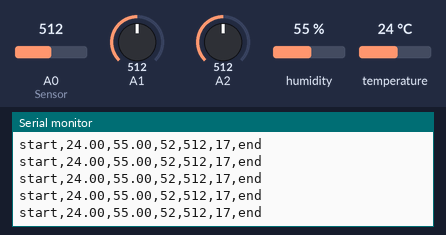
Bench run of a sketch on a simulated Arduino Uno, built with avr-gcc and run on an emulated ATmega328P. Shown: the last lines printed to the serial monitor. The test bench sets the inputs (shaded band); at power-on: A1 = 512, A0 (Sensor) = 512, A2 = 512, humidity 55 %, temperature 24 °C.

Above: at 13.2 s.
13.3 s: A1 set to 896
At 18.0 s:
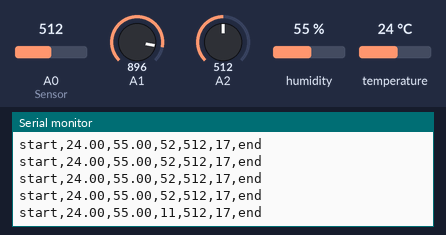
20.2 s: A1 set to 917
At 20.8 s:
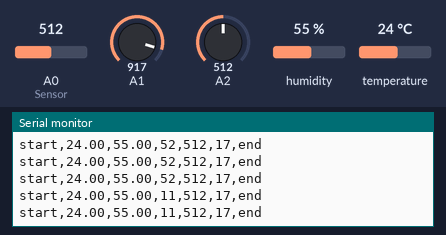
Timing chart, 0 to 23.2 s (numbered marks = the images above; inputs shaded):
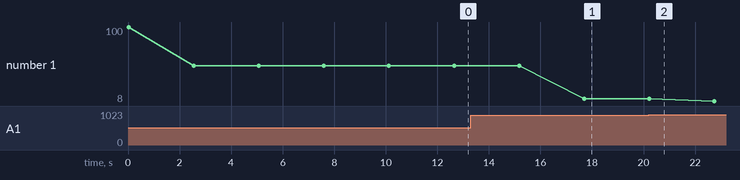

Measured:
- after the input at 13.3 s, the serial monitor: prints a new line after 4.4 s (image 1)
- plotted number 1: 52 → 11 after the input at 13.3 s, 11 → 8 after the input at 20.2 s

The sketch:

sensor_logger.ino
```cpp
const int AirValue = 560;   //you need to replace this value with Value_1
const int WaterValue = 280;  //you need to replace this value with Value_2
int soilMoistureValue = 0;
int soilmoisturepercent=0;
const int LightValue = 75;
const int DarkValue = 1000;
int ldr_value = 0;
int ldr_percent = 0;
#include <dht.h>
dht DHT;

int thermistor_value = 0;
String concat_values = "";

void setup() {
  Serial.begin(9600); // open serial port, set the baud rate to 9600 bps
}
void loop() {
soilMoistureValue = analogRead(A0);  //put Sensor insert into soil
//Serial.println(soilMoistureValue);
soilmoisturepercent = map(soilMoistureValue, AirValue, WaterValue, 0, 100);
ldr_percent = map(ldr_value, DarkValue, LightValue, 0, 100);
int chk = DHT.read11(2);
ldr_value = analogRead(A1);
thermistor_value = analogRead(A2);
if(soilmoisturepercent > 100)
{
  soilmoisturepercent = 100;
  //Serial.println("100 %");
}
else if(soilmoisturepercent <0)
{
  soilmoisturepercent = 0;
//  Serial.println("0 %");
}
if(ldr_percent > 100)
{
  ldr_percent = 100;
}
else if(ldr_percent < 0)
{
  ldr_percent = 0;
}
concat_values = "start," + String(DHT.temperature) + "," + String(DHT.humidity) +  "," + String(ldr_percent) +  "," + String(thermistor_value) +  "," + String(soilmoisturepercent) + ",end";
  Serial.println(concat_values);

  /*Serial.println(DHT.humidity);
  Serial.println(ldr_value);
  Serial.println(thermistor_value);*/
  delay(2500);
}
```
